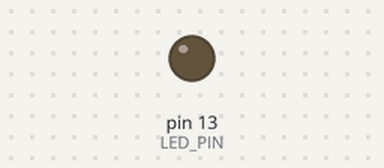
The sketch below on a simulated Arduino Uno, built with avr-gcc and run on an emulated ATmega328P. On the bench: output pins drawn as LEDs (lit = HIGH). What the sketch prints to the serial monitor is not drawn.

Above: at 0.05 s.
Timing chart, 0 to 5.2 s (numbered marks = the images above):
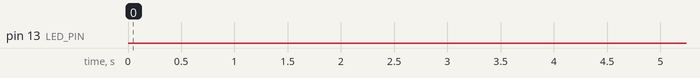

Measured:
- by itself, pin 13 (LED_PIN): alternates HIGH for 2.0 s and LOW for 2.0 s

The sketch:

light_switch.ino
```cpp
#include "Fsm.h"

// State machine variables
#define FLIP_LIGHT_SWITCH 1
#define LED_PIN 13

State state_light_on(on_light_on_enter, NULL, &on_light_on_exit);
State state_light_off(on_light_off_enter, NULL, &on_light_off_exit);
Fsm fsm(&state_light_off);

// Transition callback functions
void on_light_on_enter()
{
  Serial.println("Entering LIGHT_ON");
  digitalWrite(LED_PIN,HIGH);
}

void on_light_on_exit()
{
  Serial.println("Exiting LIGHT_ON");
}

void on_light_off_enter()
{
  digitalWrite(LED_PIN,LOW);
  Serial.println("Entering LIGHT_OFF");
}

void on_light_off_exit()
{
  Serial.println("Exiting LIGHT_OFF");
}

void on_trans_light_on_light_off()
{
  Serial.println("Transitioning from LIGHT_ON to LIGHT_OFF");
}

void on_trans_light_off_light_on()
{
  Serial.println("Transitioning from LIGHT_OFF to LIGHT_ON");
}

// standard arduino functions
void setup()
{
  Serial.begin(9600);
  pinMode(LED_PIN, OUTPUT);
  Serial.println("starting FSM");
  fsm.add_transition(&state_light_on, &state_light_off,
                     FLIP_LIGHT_SWITCH,
                     &on_trans_light_on_light_off);
  fsm.add_transition(&state_light_off, &state_light_on,
                     FLIP_LIGHT_SWITCH,
                     &on_trans_light_off_light_on);
}

void loop()
{
  // No "fsm.run_machine()" call needed as no "on_state" funcions or timmed transitions exists
  delay(2000);
  fsm.trigger(FLIP_LIGHT_SWITCH);
  delay(2000);
  fsm.trigger(FLIP_LIGHT_SWITCH);
  fsm.run_machine();
}
```
